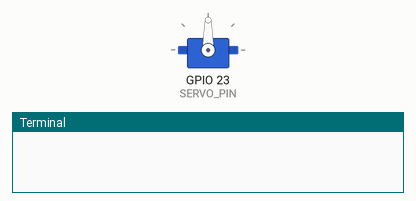
Bench run of a program on a simulated Raspberry Pi (BCM pin numbers). On the bench: servo, the last lines printed to the terminal. Servo angles are drawn from the pulse width (0.5 ms = 0°, 2.5 ms = 180°). At 13.0 s the program stops and its outputs stay as they are.

Above: at 0.1 s.
At 1.1 s:
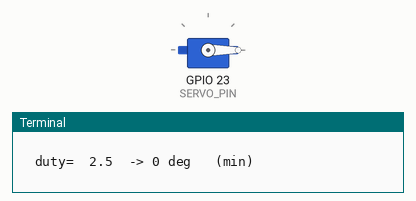
At 3.1 s:
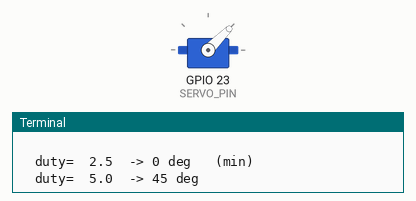
At 9.1 s:
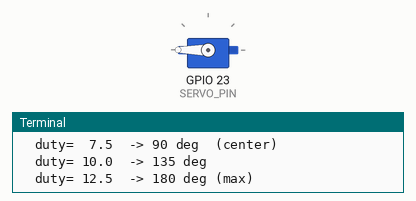
Timing chart, 0 to 12.5 s (numbered marks = the images above):
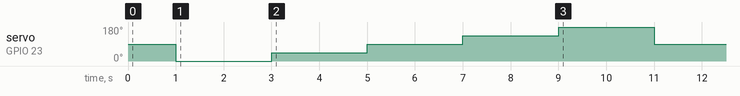

Measured:
- by itself, servo on GPIO 23 (SERVO_PIN): 90° → 0° at 1.0 s, → 45° 2.0 s later, → 90° 2.0 s later, → 135° 2.0 s later, … (6 changes in this stretch)

The program:

fix_servo.py
```python
#!/usr/bin/env python3
"""
Servo Fix Test - tries different duty cycles to find what works
GPIO SERVO_PIN = 23
"""

import RPi.GPIO as GPIO
import time

SERVO_PIN = 23

GPIO.setmode(GPIO.BCM)
GPIO.setwarnings(False)
GPIO.setup(SERVO_PIN, GPIO.OUT)

servo = GPIO.PWM(SERVO_PIN, 50)
servo.start(7.5)  # start at neutral, keep signal alive
time.sleep(1)

print("Testing servo on GPIO 23 (BCM) = physical pin 16")
print("Keeping PWM signal CONTINUOUS (no stop between moves)\n")

positions = [
    (2.5,  "0 deg   (min)"),
    (5.0,  "45 deg"),
    (7.5,  "90 deg  (center)"),
    (10.0, "135 deg"),
    (12.5, "180 deg (max)"),
    (7.5,  "90 deg  (back to center)"),
]

for duty, label in positions:
    print(f"  duty={duty:5.1f}  -> {label}")
    servo.ChangeDutyCycle(duty)
    time.sleep(2)   # hold position 2 seconds

print("\nDone. Stopping PWM.")
servo.stop()
GPIO.cleanup()
```
